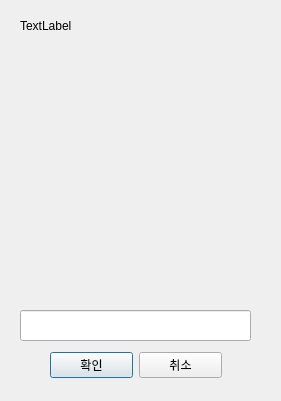
<?xml version="1.0" encoding="UTF-8"?>
<ui version="4.0">
 <class>Dialog</class>
 <widget class="QDialog" name="Dialog">
  <property name="geometry">
   <rect>
    <x>0</x>
    <y>0</y>
    <width>281</width>
    <height>401</height>
   </rect>
  </property>
  <property name="windowTitle">
   <string>Dialog</string>
  </property>
  <widget class="QLabel" name="label">
   <property name="geometry">
    <rect>
     <x>20</x>
     <y>10</y>
     <width>71</width>
     <height>31</height>
    </rect>
   </property>
   <property name="text">
    <string>TextLabel</string>
   </property>
  </widget>
  <widget class="QWidget" name="formLayoutWidget">
   <property name="geometry">
    <rect>
     <x>20</x>
     <y>50</y>
     <width>231</width>
     <height>251</height>
    </rect>
   </property>
   <layout class="QFormLayout" name="formLayout"/>
  </widget>
  <widget class="QWidget" name="horizontalLayoutWidget">
   <property name="geometry">
    <rect>
     <x>50</x>
     <y>350</y>
     <width>172</width>
     <height>31</height>
    </rect>
   </property>
   <layout class="QHBoxLayout" name="horizontalLayout">
    <item>
     <widget class="QPushButton" name="commit">
      <property name="text">
       <string>확인</string>
      </property>
     </widget>
    </item>
    <item>
     <widget class="QPushButton" name="cancel">
      <property name="text">
       <string>취소</string>
      </property>
     </widget>
    </item>
   </layout>
  </widget>
  <widget class="QLineEdit" name="lineEdit">
   <property name="geometry">
    <rect>
     <x>20</x>
     <y>310</y>
     <width>231</width>
     <height>31</height>
    </rect>
   </property>
  </widget>
 </widget>
 <resources/>
 <connections/>
</ui>
